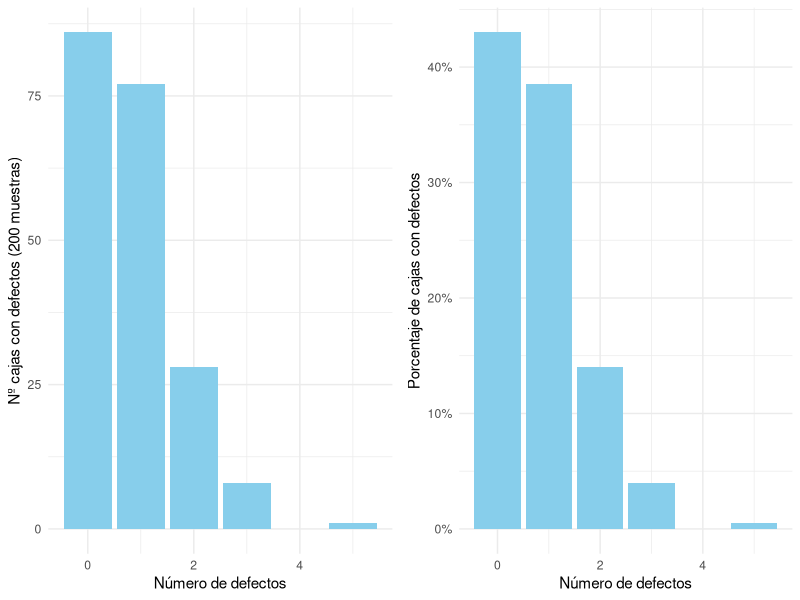
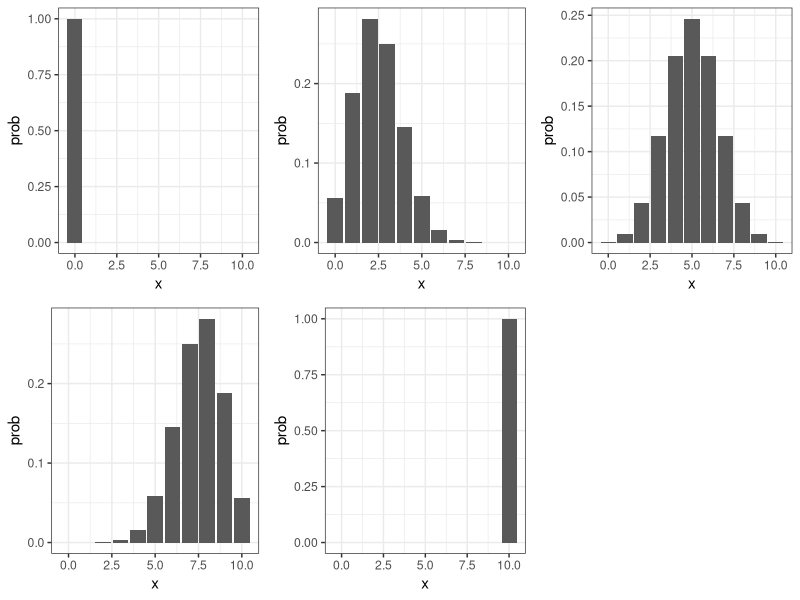
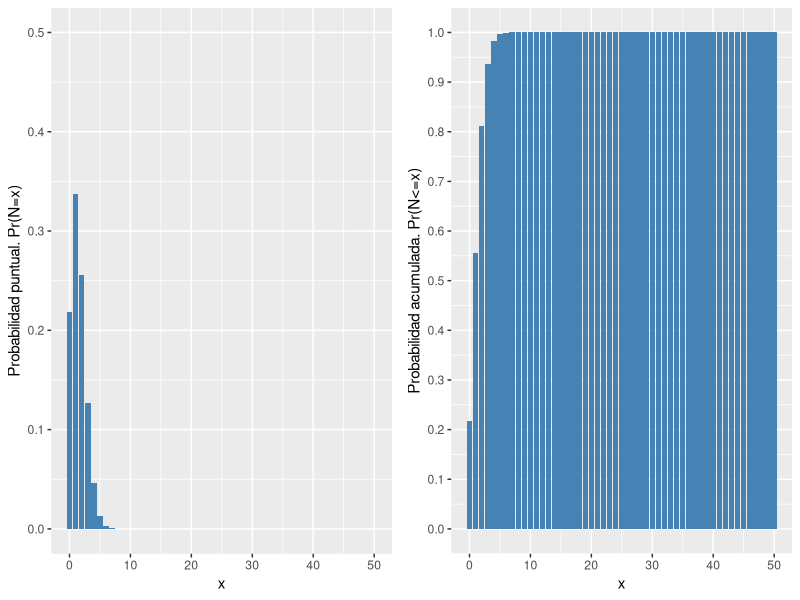
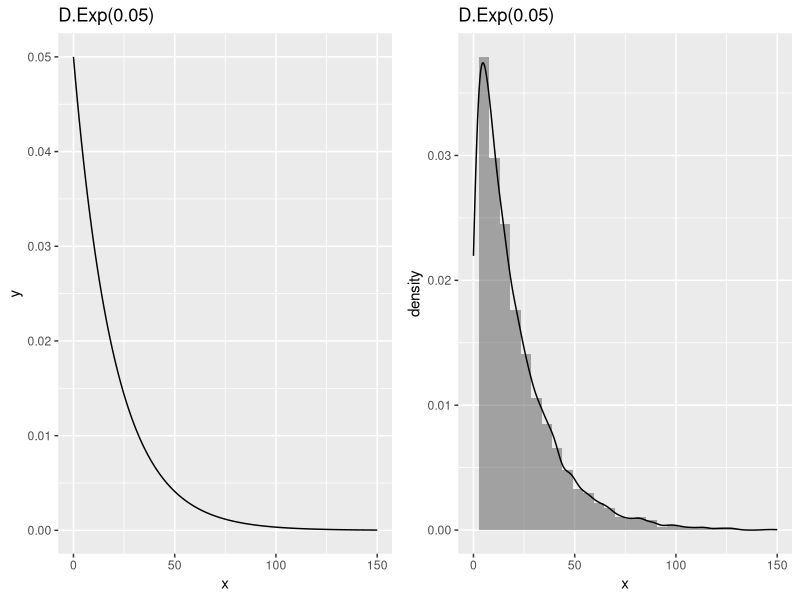
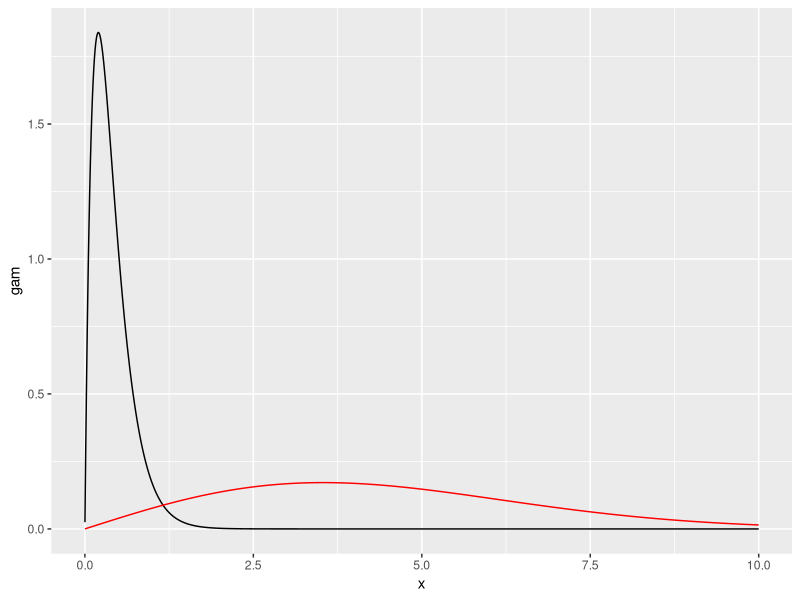
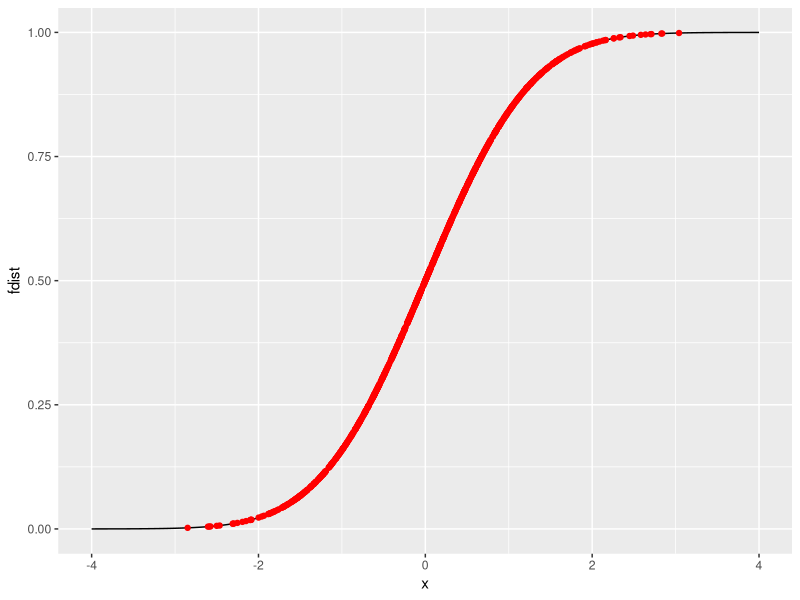
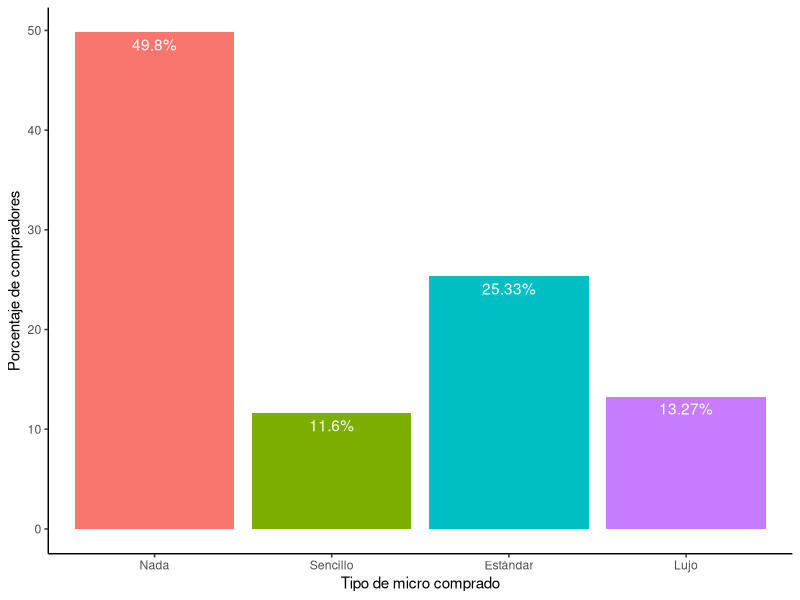
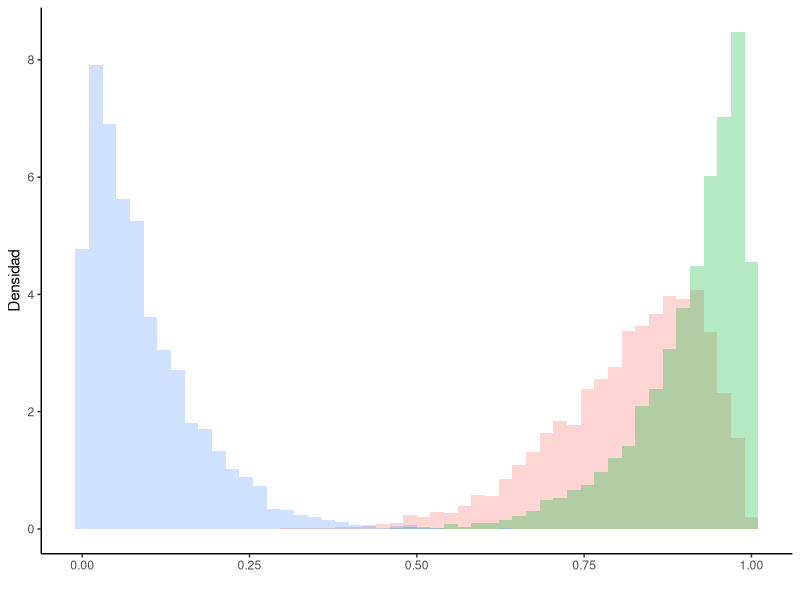

R code for these plots, in order:
## ---- chunk 1
library(tidyverse)
library(gridExtra)
## ---- chunk 2
# Ejemplo 1.1. Simulación de huevos defectuosos
nsim = 200
ncajas=144
p=0.005
  
# Obtención de simulaciones Binomial (2)
defectos_sim=rbinom(nsim,ncajas,p)
defectos_df=data.frame(defectos=defectos_sim,cajas=144)
g1=ggplot(defectos_df,aes(x=defectos))+
  geom_bar(fill="skyblue")+
  labs(x="Número de defectos",y="Nº cajas con defectos (200 muestras)")+
  theme_minimal()

g2=ggplot(defectos_df)+
  geom_bar(aes(x=defectos,y = ..prop.., group = 1),fill="skyblue")+
  scale_y_continuous(labels = scales::percent_format())+
  labs(x="Número de defectos",y="Porcentaje de cajas con defectos")+
  theme_minimal()

grid.arrange(g1,g2,ncol=2)
## ---- chunk 3
# Simulaciones disponibles
defectos <- c(2, 2, 0, 0, 0, 2, 1, 2, 1, 4, 1, 0, 0, 2, 4, 0, 0, 0, 0, 1, 1, 1, 2,
    2, 3, 1, 0, 4, 3, 1, 0, 2, 2, 2, 3, 1, 0, 2, 2, 2, 3, 1, 0, 1, 0, 1, 2, 0, 0,
    2, 3, 2, 3, 2, 4, 4, 0, 1, 1, 3, 0, 0, 3, 2, 0, 0, 0, 3, 0, 1, 4, 1, 1, 2, 1,
    1, 4, 1, 1, 1, 0, 1, 0, 1, 2, 2, 1, 3, 1, 2, 1, 2, 3, 1, 2, 5, 1, 1, 1, 1, 0,
    1, 1, 1, 2, 1, 0, 0, 1, 2, 2, 1, 1, 1, 1, 0, 3, 1, 1, 1, 1, 4, 4, 0, 6, 6, 1,
    1, 1, 0, 2, 3, 1, 0, 0, 2, 0, 2, 1, 1, 1, 2, 1, 1, 1, 1, 2, 5, 0, 1, 3, 1, 1,
    4, 1, 2, 1, 1, 0, 2, 1, 2, 1, 3, 3, 2, 0, 3, 0, 1, 3, 0, 1, 2, 0, 1, 0, 0, 2,
    2, 1, 2, 0, 0, 0, 1, 1, 2, 3, 1, 0, 1, 0, 1, 1, 1, 1, 1, 5, 3)
# Número de simulaciones/observaciones
nsim = length(defectos);nsim
ncajas=144
p= mean(defectos/ncajas);p
  
# Tamaño de la caja
tamaño <- rep(ncajas, 200)
# Conjunto de datos
huevos <- data.frame(tamaño, defectos)
## ---- chunk 4
# Estimación MC de una probabilidad
# Pr(X > 3)
sel <- dplyr::filter(huevos, defectos > 3)
prob <- nrow(sel)/nsim
cat("Probabilidad estimada [Pr(X > 3)]: ", prob)

# otro modo de seleccionar
cat("\n Probabilidad estimada [Pr(X > 3)]: ", mean(huevos$defectos>3))

# Otro modo de aproximar estimación MC con error
defectos_mayor3=(huevos$defectos>3)*1
estim = mean(defectos_mayor3)
error = sd(defectos_mayor3)/nrow(huevos)
ic_low = estim-qnorm(0.975)*error
ic_up = estim+qnorm(0.975)*error
cat("\n Probabilidad estimada [Pr(X > 3)]: ", round(estim,4),
    " [",round(ic_low,4),",",round(ic_up,4),"]")

## ---- chunk 5
# Estimación MC de una media
estim=mean(huevos$defectos)
cat("\n Número medio de defectos por pack =",round(estim,3))
# dispersión
varianza=var(huevos$defectos)
desvtip=sd(huevos$defectos)

# ic para la media
error=sqrt(sum((huevos$defectos-estim)^2)/(nsim^2))
cat("\n Error Estimado =",round(error,3))
# cálculo directo
error=desvtip/sqrt(nsim);error


# límites del IC redondeados a 3 cifras decimales
ic_low=estim-qnorm(0.975)*error
ic_up=estim+qnorm(0.975)*error
cat("\n IC(95%)[AproxMC(media)]=[",ic_low,",",ic_up,"]")
## ---- chunk 6
# Función para obtener la estimación MC
montecarlo=function(datosim,type="mean",z=NULL,alpha=0.95){
  # datosim es un vector con las simulaciones
  # type="mean" -> estimar una media
  # type="prob" -> estimar probabilidad acumulada hasta un punto z
  # z -> Pr(x<=z), z en el espacio de estados de X
  # alpha -> nivel de confianza (por defecto 95%)
  nsim=length(datosim)
  
if(type=="mean") {
  estim=mean(datosim)
  error=sqrt(sum((datosim-estim)^2)/(nsim^2))
  }
else if(type=="prob"){
    Iprob=(datosim<=z)*1
    estim=mean(Iprob)
    error=sqrt(sum((Iprob-estim)^2)/(nsim^2))
  }
else{
    cat("Introduce type='mean' o type='prob'.")
    break
  }
  
ic_low=estim-qnorm((1+alpha)/2)*error
ic_up=estim+qnorm((1+alpha)/2)*error
cat("\n Estimación MC de una ",ifelse(type=="mean","media","probabilidad"),estim,"[",ic_low,",",ic_up,"]")
return(data.frame(estim,error,ic_low,ic_up))
}

## ---- chunk 7
# PRUEBA función 'montecarlo()'
montecarlo(defectos,type="mean")
montecarlo(defectos,type="prob",z=3)
montecarlo(defectos)
## ---- chunk 8
# Estimación del número de estudiantes que vienen a clase por término medio
p=14/29
n=29
nsim=10000
z=rbinom(nsim,n,p)
estim=mean(z)
error=sd(z)/sqrt(nsim)
ic_low=estim-qnorm(0.975)*error
ic_up=estim+qnorm(0.975)*error
cat("\n IC(95%)[AproxMC(",estim,")]=[",ic_low,",",ic_up,"]")
montecarlo(z)
## ---- chunk 9
# Estimación de la probabilidad de que no vengan a clase más de 'nmax' alumnos
nsim=1000000
z=rbinom(nsim,n,p)
nmax=5
i_prob=(z<=nmax)*1
estim=mean(i_prob)
error=sd(i_prob)/sqrt(nsim)
ic_low=estim-qnorm(0.975)*error
ic_up=estim+qnorm(0.975)*error
cat("\n IC(95%)[AproxMC(",estim,")]=[",ic_low,",",ic_up,"]")
montecarlo(z)
## ---- chunk 10
# D.binomial
plot_dbinom = function(n,p){
  x=0:n
  datos=data.frame(x=x,prob=dbinom(x,n,p))
  g=ggplot(datos,aes(x=x,y=prob))+
    geom_col()+
    theme_bw()
  return(g)
}

n=10
p=seq(0,1,length=5)
g=list()
for(i in 1:5)
  g[[i]]=plot_dbinom(n,p[i])

grid.arrange(g[[1]],g[[2]],g[[3]],g[[4]],g[[5]],ncol=3)
## ---- chunk 11
# los valores posibles de la variable Bin(1000,0.03) son
xs <- 0:50
n=50
p=0.03
# Data frame
datos <- data.frame(xs = xs, probs = dbinom(xs, n,p), 
                    probsacum = pbinom(xs, n,p))
# función de masa de probabilidad
g1 <- ggplot(datos, aes(x=xs, y=probs)) + 
  geom_bar(stat = "identity", fill = "steelblue") +
  ylim(0,0.5) +
  labs(x ="x", y = "Probabilidad puntual. Pr(N=x)")
# función de distribución
g2 <- ggplot(datos, aes(xs, probsacum)) + 
  geom_bar(stat = "identity", fill = "steelblue") +
  scale_y_continuous(breaks = scales::breaks_extended(10)) +
  labs(x ="x", y ="Probabilidad acumulada. Pr(N<=x)")
grid.arrange(g1, g2, nrow = 1)


# Pr(N>=3)
nsim=1000
n=50
p=0.03
# valor real de la probabilidad
prob=1-pbinom(2,n,p)
cat("Pr(N>=3)=",round(prob,3))

# Aproximación MC para Pr(N>=3)
set.seed(1234)
# simulaciones
I.a=(rbinom(nsim,n,p)>=3)*1  # función indicatriz para la probabilidad requerida
estim=mean(I.a)
error=sd(I.a)/sqrt(nsim)
ic_low=estim-qnorm(0.975)*error
ic_up=estim+qnorm(0.975)*error
cat("\n AproxMC=",estim,"[",ic_low,",",ic_up,"]")
## ---- chunk 12
# Exponencial. Densidad
lambda=0.05
x=seq(0,150,1)
datos=tibble(x,y=dexp(x,lambda))
g1=ggplot(datos,aes(x=x,y=y))+
  geom_line()+
  labs(title=paste0("D.Exp(",lambda,")"))


# Exponencial. Simulación
lambda=0.05
nsim=5000
x=rexp(nsim,lambda)
datos=tibble(x)
g2=ggplot(datos,aes(x=x))+
  geom_histogram(aes(y=..density..), alpha=0.5,position="identity")+
  geom_density() +
  labs(title=paste0("D.Exp(",lambda,")"))+
  xlim(0,150)

grid.arrange(g1,g2,ncol=2)
## ---- chunk 13
# Distribuciones Gamma y Weibull
gamma_weib = function(alpha,beta){

x=seq(0.001,10,length=1000)
datos=tibble(x=x,gam=dgamma(x,alpha,beta),weib=dweibull(x,alpha,beta))
ggplot(datos,aes(x=x,y=gam))+
geom_line()+
geom_line(aes(x=x,y=weib),color="red")
}

gamma_weib(2,5)
## ---- chunk 14
# Simular de una normal
nsim=1000
unif=runif(nsim)
sim=qnorm(unif)

x=seq(-4,4,length=nsim)
fdist=pnorm(x)
datos=tibble(x,fdist,unif,sim)
ggplot(datos,aes(x=x,y=fdist))+
  geom_line()+
  geom_point(aes(y=unif,x=sim),col="red")
## ---- chunk 15
# Ejemplo 1.12: Cajas de calzado defectuosas

ncajas_mes <- 1500
# datos uniformes
unif <- runif(ncajas_mes)
# Valores a devolver (piezas defectuosas por caja)
valores <- c(0, 1, 2)

# Distribución de probabilidad
prob <- c(0.82, 0.15, 0.03)
probacum <- cumsum(prob)
probacum

#.............................
# (1) Simulación de un mes con un bucle
N=c() # nº piezas defectuosas en la caja
x=c() # beneficio de la caja

for(i in 1:ncajas_mes){
  if(unif[i]<=probacum[1]){
    N[i]=0
    x[i]=300
  }
  else if(unif[i]<probacum[2]){
    N[i]=1
    x[i]=-50
  }
  else{
    N[i]=2
    x[i]=-100
  }
} # cierra 'for'

datos=tibble(p=unif,N=N,benef=x)
datos

#.............................
#(2) Simulación de un mes con condiciones
x=(unif<probacum[1])*300+(unif<probacum[2] & unif>probacum[1])*(-50)+
  (unif>probacum[2])*(-100)
N=(unif<probacum[1])*0+(unif<probacum[2] & unif>probacum[1])*(1)+
  (unif>probacum[2])*(2)
datos=tibble(p=unif,N=N,benef=x)
datos

#.............................
#(3) Simulación de un mes con bucle
N=c() # nº piezas defectuosas en la caja
x=c() # beneficio de la caja

for(i in 1:ncajas_mes){
  N[i]=valores[min(which(probacum>=unif[i]))]
  x[i]=ifelse(N[i]==0,300,N[i]*(-50))
}

datos=tibble(p=unif,N=N,benef=x)
datos

#.............................
# SIMULAR j=nsim meses
nsim=1000
benef_mes=c()
for(j in 1:nsim){
  unif=runif(ncajas_mes)
x=ifelse(unif<probacum[1],300,ifelse(unif<probacum[2],-50,-100))
benef_mes[j]=sum(x)
}
montecarlo(benef_mes)

# Cambio de política
# Distribución de probabilidad
prob <- c(0.85, 0.13, 0.02)
probacum <- cumsum(prob)

# VALOR ESPERADO TEÓRICO
sum(prob*c(300,-50,-100))*1500
N
x
datos=tibble(p=unif,N=N,benef=x)
datos
benef_mes=sum(x);benef_mes
## ---- chunk 16
# Ejemplo 1.14 Tienda de electrodomésticos

# (1) Simulación de clientes con árbol de probabilidad
nsim=1500
unif=runif(nsim)
probs=c(0.5,0.5*0.25,0.5*0.5,0.5*0.25)
probacum=cumsum(probs)
probacum

benef_cli=ifelse(unif<probacum[1],0,ifelse(unif<probacum[2],30,
                                            ifelse(unif<probacum[3],60,75)))
tipo_cli=ifelse(unif<probacum[1],"No compra","Compra")
datos=tibble(p=unif,tipo_cli=tipo_cli,benef=benef_cli);datos
montecarlo(benef_cli)

# (2) Simulación con mixtura
unif=runif(nsim)
tipo_cli=cut(unif, breaks=c(0,0.5,1),labels=c("No compra","Compra"))

beneficios=c(30,60,75)
probs=c(0.25,0.5,0.25)
probacum=cumsum(probs)
probacum

benef_cli=c()
for(i in 1:nsim){
  if(tipo_cli[i]=="No compra")
    benef_cli[i]=0
  else {
    p=runif(1)
    #benef_cli[i]=ifelse(p<=0.25,30,ifelse(p<=0.75,60,75))
    benef_cli[i]=beneficios[min(which(probacum>=p))]
  }
}
datos=tibble(p=unif,tipo_cli=tipo_cli,benef=benef_cli);datos
montecarlo(benef_cli)
## ---- chunk 17
#Gráfica de resultados
theme_set(
  theme_classic() +
    theme(legend.position = "none"))
datos %>%
  mutate(micro=fct_recode(as.factor(benef),"Nada"="0","Sencillo"="30","Estándar"="60","Lujo"="75"))%>%
  group_by(micro)%>%
  summarise(prop=n()/nrow(datos))%>%
  mutate(percent=round(prop*100,2)) %>%
  ggplot(aes(x=micro,y=percent))+
  geom_col(aes(fill=micro))+
  labs(x="Tipo de micro comprado",y="Porcentaje de compradores")+
  geom_text(aes(label=paste0(percent,"%")), vjust=1.5,color="white")
## ---- chunk 18
# Parámetros iniciales
nsim <- 5000
nvar <- 10  # número de variables
set.seed(12)
# Generamos matriz de datos uniformes de dimensiones nsim*nvar 
uniforme <- matrix(runif(nsim*nvar), nrow = nsim)
# Calculamos y_min e y_max
ymin <- apply(uniforme, 1, min)
ymax <- apply(uniforme, 1, max)
# Calculamos rango
rango <- ymax - ymin
# Devolvemos los valores 
simulacion <- data.frame(sim = 1:nsim, 
                         ymin = ymin, ymax = ymax, 
                         rango = rango)

head(simulacion)

#  Pr(Y_{min} <= 0.1, Y_{max} >= 0.8)$
p1 = mean((simulacion$ymin <= 0.1) & (simulacion$ymax >= 0.8))
cat("Pr(Y_{min} <= 0.1, Y_{max} >= 0.8)=", round(p1, 4))

# Valor esperado del rango 
cat("E(R)=",round(mean(simulacion$rango), 4))

# histogramas
orden <- c("ymin", "ymax", "rango")
# Construimos matriz de datos para el gráfico
datos <- pivot_longer(simulacion, cols = 2:4, 
                      names_to = "Medida", values_to = "Valor")
# gráfico
ggplot(datos, aes(Valor,fill = Medida))+
  geom_histogram(aes(y = ..density..), position = "identity", alpha = 0.3, bins = 50)+
  labs(y = "Densidad",x = "",fill = "Variables")
## ---- chunk 19
# Parámetros iniciales
nsim <- 5000
set.seed(12)
# Generamos diámetros para tuercas y pernos
tuercas <- rnorm(nsim, 2.03, 0.02)
pernos <- rnorm(nsim, 2.00, 0.01)
# Calculamos la diferencia y creamos filtro de calidad
diferencia <- tuercas - pernos
valid<- 1*(0<diferencia & diferencia <= 0.06)
# Devolvemos los valores 
simulacion <- data.frame(sim = 1:nsim, 
                         tuercas = tuercas, 
                         pernos = pernos, 
                         diferencia= diferencia, 
                         valid = valid,
                         defectos=1-valid)
head(simulacion)

# (1) Prob(encajen perno y tuerca)
# Pr(0<T-P<=0.6)
estim=mean(simulacion$valid)
error=sd(simulacion$valid)/sqrt(nsim)
estim;error
#(2) Pernos-tuercas desechadas en un día (10000)
estim=mean(simulacion$defectos)*10000
error=sd(simulacion$defectos)/sqrt(nsim)*10000
estim;error

#(3) ¿Porcentaje de desechos <15%?
estim=mean(simulacion$defectos)
error=sd(simulacion$defectos)/sqrt(nsim)
estim;error
## ---- chunk 20
# lambda_x=tasa de fallo/hora para x=A,B,C
lambda=c(1/1000,1/333,1/167)
# lambda_x_c=tasa de fallo/ciclo para x=A,B,C
t=c(15.6,5.52,2.88)*7 # horas de funcionamiento por ciclo
lambda_c=lambda*t # tasa de funcionamiento por ciclo = nº fallos por ciclo;
lambda_c

# Tiempo hasta fallo por ciclo para cada proceso
# Tx_c ~ Exp(lambda_x_c) para x=A,B,C
# Tiempo hasta fallo por ciclo para el proceso global
# T_c = min{T_A_c,T_B_c,T_C_c}

# Simulación
# 1. Simular T_x_c(i) para x=A,B,C,; i=1,...,nsim
# 2. Calcular T_c(i)=min{T_x_c(i); x=A,B,C}; i=1,...,nsim
# 3. Aproximar por MC las medidas de interés sobre T_c

nsim=5000
# tiempo hasta fallo de cada proceso en el ciclo
TA_c=rexp(nsim,lambda_c[1])
TB_c=rexp(nsim,lambda_c[2])
TC_c=rexp(nsim,lambda_c[3])
simulaciones=tibble(TA_c,TB_c,TC_c) 
# tiempo hasta fallo del sistema en el ciclo
simulaciones$T_c=apply(simulaciones,1,min)
# identificación de qué proceso genera el fallo
simulaciones$proc=apply(simulaciones,1,which.min)
simulaciones  

simulaciones %>%
  pivot_longer(cols=1:3,values_to = "T",names_to = "PROC")%>%
  ggplot(aes(x=T,fill=PROC))+
  geom_density(aes(color=PROC),alpha=0.3)+
  #facet_wrap(vars(PROC))+
  labs(y = "Densidad",x = "",fill = "Variables")


ggplot(simulaciones,aes(x=T_c))+
  geom_density(alpha=0.3)+
  labs(title="Tiempo hasta fallo (en nº ciclos)")

# Probabilidad de fallo antes de finalizar un ciclo
# Pr(T_c<1)
indi=(simulaciones$T_c<1)*1
estim=sum(indi)/nsim
error=sd(indi)/sqrt(nsim)
ic_low=estim-qnorm(0.975)*error
ic_up=estim+qnorm(0.975)*error

estim
ic_low
ic_up

montecarlo(simulaciones$T_c,type="prob",z=1)

# Qué proceso genera más parones en un ciclo
prop.table(table(simulaciones$proc))

# Distribución de tiempo hasta fallo
ggplot(simulaciones,aes(x=T_c))+
  geom_density()



# Tiempo óptimo para programar mantenimiento
# Tiempo medio de funcionamiento sin fallo en un ciclo
# E(T_c)
montecarlo(simulaciones$T_c) # ciclos
# x tal que es más probable un fallo (que un no fallo)
# Pr(T_c>x)>0.50
i=0;p=c()
for(t in seq(0.01,5,by=0.05)){
i=i+1
  p[i]=1-montecarlo(simulaciones$T_c,type="prob",z=t)$estim
}

datos=data.frame(t=seq(0.01,5,by=0.05),p=p)
min(datos$t[datos$p<0.5])
ggplot(datos,aes(x=t,y=p))+
  geom_point()+
  geom_line()+
  geom_hline(yintercept=0.5)
## ---- chunk 21
m=80;v=50
estima.weibull=function(m,v){
  # m=media
  # v=varianza
  alpha=uniroot(f=function(alpha){gamma(1+2/alpha)/gamma(1+1/alpha)^2-1-v/m^2},lower=0.1,upper=50,tol = 1e-3)$root
  beta=m/gamma(1+1/alpha)
return(c(alpha,beta))
}

estima.weibull(m,v)
## ---- chunk 22
# SIMULACIÓN DE UN PERIODO DE 6 MESES
# Inicializar el reloj t=0
# Inicializar tiempo de funcionamiento sin avería a cero.
# Inicializar tiempo de funcionamiento reducido a cero.
# Inicializar tiempo en parada a cero.
#
# 1. Simular TF ~ Weib(alpha,beta) (m=80, v=50). Acumular tiempo sin avería en T. Avanzar el reloj.
# 2. Simular tipos de avería|TF
# 3. Simular tiempos de reparación Weib(a,b)| tipo de avería
#     si avería == leve, acumular tiempo de funcionamiento reducido
#     si avería != leve, acumular tiempo en parada
# avanzar el reloj
# Calcular el porcentaje de los tiempos acumulados.

# Repetir este proceso durante varios periodos nsim de 6 meses.

#---------------------
# Realizamos todas las conversiones a minutos
# Tiempo a fallo TF ~ Weib(alpha,beta) con media=80*60 y var=50*60^2
# Tipo avería TA | TF ~ Discreta: TF<=1500, 1500<TF<=3000, TF>3000
# Tiempo reparación TR|TA ~ Weib(alpha,beta) con media_TA,var_TA

# parámetros weibull para TF
tf_par=estima.weibull(80*60,50*3600)
# cortes para tipo de avería
cortes=c(1500,3000)
# tipo averia
TA=c("leve","moderado","grave")
# probabilidades para avería|tf
pr1=cumsum(c(0.85,0.1,0.05))
pr2=cumsum(c(0.75,0.15,0.1))
pr3=cumsum(c(0.65,0.2,0.15))


# parámetros weibull para TR|TA
tr_leve=estima.weibull(30,15)
tr_mod=estima.weibull(60,30)
tr_gra=estima.weibull(120,45)

TSIM=60*24*30*6 # tiempo de simulación (en min)
# Inicialización reloj y tiempos
t=0 #reloj
t_reducido=0
t_pleno=0
t_parada=0


# simulación de 6 meses
while(t<TSIM){
  # tiempo de fallo
  tf = rweibull(1,tf_par[1],tf_par[2])
  # acumulamos tiempo de funcionamiento a pleno rendimiento hasta fallo
  t_pleno=t_pleno+tf
  # avanzamos el reloj
  t=t+tf
  # simulamos tipo de avería, dado TF
  u=runif(1)
  if (tf<=1500)    {ta=TA[min(which(pr1>=u))]
  } else if (tf<=3000 & tf>1500)  {ta=TA[min(which(pr2>=u))]
  } else  {ta=TA[min(which(pr3>=u))]}
 
  # elegimos los parámetros del tpo.reparación en función de ta
  if(ta=="leve") {tr_par=tr_leve
  } else if(ta=="mod") {tr_par=tr_mod
  } else tr_par=tr_gra
  
 # simulamos tiempo de reparación dado el tipo de avería ta
    tr=rweibull(1,tr_par[1],tr_par[2])
 
  # acumulamos tiempo de funcionamiento reducido
    t_reducido=t_reducido+ifelse(ta=="leve",tr,0)
  # acumulamos tiempo de funcionamiento en parada
    t_parada=t_parada+ifelse(ta!="leve",tr,0)
  # avanzamos el reloj con el tiempo de reparación
    t=t+tr
} # fin del periodo
t_pleno/t*100
t_parada/t*100
t_reducido/t*100  
## ---- chunk 23
# Convertimos en función la simulación anterior
simula_nmeses = function(nmeses){
  # parámetros weibull para TF
tf_par=estima.weibull(80*60,50*3600)
# cortes para tipo de avería
cortes=c(1500,3000)
# tipo averia
TA=c("leve","moderado","grave")
# probabilidades para avería|tf
pr1=cumsum(c(0.85,0.1,0.05))
pr2=cumsum(c(0.75,0.15,0.1))
pr3=cumsum(c(0.65,0.2,0.15))


# parámetros weibull para TR|TA
tr_leve=estima.weibull(30,15)
tr_mod=estima.weibull(60,30)
tr_gra=estima.weibull(120,45)

TSIM=60*24*30*nmeses # tiempo de simulación (en min)
# Inicialización reloj y tiempos
t=0 #reloj
t_reducido=0
t_pleno=0
t_parada=0


# simulación de 6 meses
while(t<TSIM){
  # tiempo de fallo
  tf = rweibull(1,tf_par[1],tf_par[2])
  # acumulamos tiempo de funcionamiento a pleno rendimiento hasta fallo
  t_pleno=t_pleno+tf
  # avanzamos el reloj
  t=t+tf
  # simulamos tipo de avería, dado TF
  u=runif(1)
  if (tf<=1500)    {ta=TA[min(which(pr1>=u))]
  } else if (tf<=3000 & tf>1500)  {ta=TA[min(which(pr2>=u))]
  } else  {ta=TA[min(which(pr3>=u))]}
 
  # elegimos los parámetros del tpo.reparación en función de ta
  if(ta=="leve") {tr_par=tr_leve
  } else if(ta=="mod") {tr_par=tr_mod
  } else tr_par=tr_gra
  
 # simulamos tiempo de reparación dado el tipo de avería ta
    tr=rweibull(1,tr_par[1],tr_par[2])
 
  # acumulamos tiempo de funcionamiento reducido
    t_reducido=t_reducido+ifelse(ta=="leve",tr,0)
  # acumulamos tiempo de funcionamiento en parada
    t_parada=t_parada+ifelse(ta!="leve",tr,0)
  # avanzamos el reloj con el tiempo de reparación
    t=t+tr
} # fin del periodo
return(data.frame(t=t,pt_pleno=t_pleno/t,pt_reducido=t_reducido/t,pt_parada=t_parada/t))
}
## ---- chunk 24
# número de periodos de nmeses meses para la aprox.MC
nsim=1000
simulacion=data.frame(t=NA,pt_pleno=NA,pt_reducido=NA,pt_parada=NA)
for(i in 1:nsim){
  simulacion[i,]=simula_nmeses(6)
}
head(simulacion)

# Estimaciones MC en términos de porcentaje de tiempo
montecarlo(simulacion$pt_pleno*100)
montecarlo(simulacion$pt_reducido*100)
montecarlo(simulacion$pt_parada*100)

